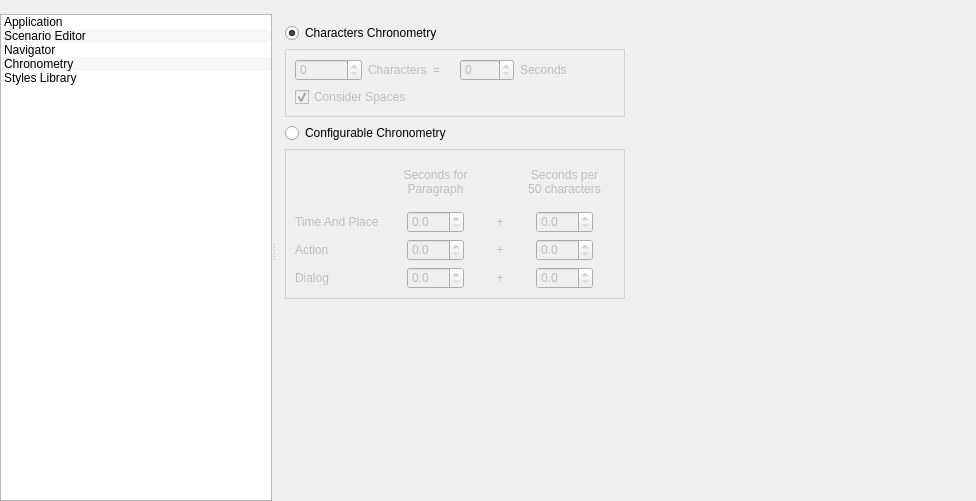
<?xml version="1.0" encoding="UTF-8"?>
<ui version="4.0">
 <class>SettingsView</class>
 <widget class="QWidget" name="SettingsView">
  <property name="geometry">
   <rect>
    <x>0</x>
    <y>0</y>
    <width>976</width>
    <height>501</height>
   </rect>
  </property>
  <property name="windowTitle">
   <string>Dialog</string>
  </property>
  <layout class="QGridLayout" name="gridLayout">
   <property name="leftMargin">
    <number>0</number>
   </property>
   <property name="topMargin">
    <number>0</number>
   </property>
   <property name="rightMargin">
    <number>0</number>
   </property>
   <property name="bottomMargin">
    <number>0</number>
   </property>
   <property name="spacing">
    <number>0</number>
   </property>
   <item row="0" column="0">
    <widget class="QSplitter" name="splitter">
     <property name="orientation">
      <enum>Qt::Horizontal</enum>
     </property>
     <widget class="QWidget" name="layoutWidget">
      <layout class="QVBoxLayout" name="verticalLayout_2">
       <property name="spacing">
        <number>0</number>
       </property>
       <item>
        <widget class="QLabel" name="topLeftEmptyLabel">
         <property name="text">
          <string/>
         </property>
        </widget>
       </item>
       <item>
        <widget class="QListWidget" name="categories">
         <property name="sizePolicy">
          <sizepolicy hsizetype="Preferred" vsizetype="Expanding">
           <horstretch>0</horstretch>
           <verstretch>0</verstretch>
          </sizepolicy>
         </property>
         <property name="editTriggers">
          <set>QAbstractItemView::NoEditTriggers</set>
         </property>
         <property name="alternatingRowColors">
          <bool>true</bool>
         </property>
         <property name="selectionBehavior">
          <enum>QAbstractItemView::SelectRows</enum>
         </property>
         <property name="iconSize">
          <size>
           <width>32</width>
           <height>32</height>
          </size>
         </property>
         <item>
          <property name="text">
           <string>Application</string>
          </property>
          <property name="icon">
           <iconset resource="../../Resources/Resources.qrc">
            <normaloff>:/Graphics/Icons/settings_application.png</normaloff>:/Graphics/Icons/settings_application.png</iconset>
          </property>
         </item>
         <item>
          <property name="text">
           <string>Scenario Editor</string>
          </property>
          <property name="icon">
           <iconset resource="../../Resources/Resources.qrc">
            <normaloff>:/Graphics/Icons/settings_text_editor.png</normaloff>:/Graphics/Icons/settings_text_editor.png</iconset>
          </property>
         </item>
         <item>
          <property name="text">
           <string>Navigator</string>
          </property>
          <property name="icon">
           <iconset resource="../../Resources/Resources.qrc">
            <normaloff>:/Graphics/Icons/settings_navigator.png</normaloff>:/Graphics/Icons/settings_navigator.png</iconset>
          </property>
         </item>
         <item>
          <property name="text">
           <string>Chronometry</string>
          </property>
          <property name="icon">
           <iconset resource="../../Resources/Resources.qrc">
            <normaloff>:/Graphics/Icons/settings_chronometry.png</normaloff>:/Graphics/Icons/settings_chronometry.png</iconset>
          </property>
         </item>
         <item>
          <property name="text">
           <string>Styles Library</string>
          </property>
          <property name="icon">
           <iconset resource="../../Resources/Resources.qrc">
            <normaloff>:/Graphics/Icons/style.png</normaloff>:/Graphics/Icons/style.png</iconset>
          </property>
         </item>
        </widget>
       </item>
      </layout>
     </widget>
     <widget class="QWidget" name="layoutWidget">
      <layout class="QVBoxLayout" name="verticalLayout">
       <property name="spacing">
        <number>0</number>
       </property>
       <item>
        <widget class="QStackedWidget" name="categoriesWidgets">
         <property name="styleSheet">
          <string notr="true">#chronometryPage QGroupBox {
    border: 1px solid lightgray;
    margin-top: 0ex; /* leave space at the top for the title */
}</string>
         </property>
         <property name="currentIndex">
          <number>3</number>
         </property>
         <widget class="QWidget" name="applicationPage">
          <layout class="QGridLayout" name="gridLayout_9">
           <property name="leftMargin">
            <number>0</number>
           </property>
           <property name="topMargin">
            <number>0</number>
           </property>
           <property name="rightMargin">
            <number>0</number>
           </property>
           <property name="bottomMargin">
            <number>0</number>
           </property>
           <property name="spacing">
            <number>0</number>
           </property>
           <item row="0" column="0">
            <widget class="QLabel" name="topRightEmptyLabel_1">
             <property name="text">
              <string/>
             </property>
            </widget>
           </item>
           <item row="1" column="0">
            <widget class="QWidget" name="applicationPageWidget" native="true">
             <layout class="QGridLayout" name="gridLayout_2">
              <item row="0" column="0">
               <widget class="QCheckBox" name="useDarkTheme">
                <property name="text">
                 <string>Use Dark Theme</string>
                </property>
               </widget>
              </item>
              <item row="1" column="0" colspan="2">
               <layout class="QHBoxLayout" name="horizontalLayout_4">
                <item>
                 <widget class="QCheckBox" name="autosave">
                  <property name="text">
                   <string>Automatically Save Every</string>
                  </property>
                  <property name="checked">
                   <bool>true</bool>
                  </property>
                 </widget>
                </item>
                <item>
                 <widget class="QSpinBox" name="autosaveInterval">
                  <property name="minimum">
                   <number>2</number>
                  </property>
                  <property name="maximum">
                   <number>30</number>
                  </property>
                  <property name="value">
                   <number>5</number>
                  </property>
                 </widget>
                </item>
                <item>
                 <widget class="QLabel" name="autosaveSiffix">
                  <property name="sizePolicy">
                   <sizepolicy hsizetype="Expanding" vsizetype="Preferred">
                    <horstretch>0</horstretch>
                    <verstretch>0</verstretch>
                   </sizepolicy>
                  </property>
                  <property name="text">
                   <string>Minutes</string>
                  </property>
                 </widget>
                </item>
               </layout>
              </item>
              <item row="2" column="1">
               <spacer name="verticalSpacer_4">
                <property name="orientation">
                 <enum>Qt::Vertical</enum>
                </property>
                <property name="sizeHint" stdset="0">
                 <size>
                  <width>13</width>
                  <height>13</height>
                 </size>
                </property>
               </spacer>
              </item>
             </layout>
            </widget>
           </item>
          </layout>
         </widget>
         <widget class="QWidget" name="scenarioEditPage">
          <layout class="QGridLayout" name="gridLayout_10">
           <property name="leftMargin">
            <number>0</number>
           </property>
           <property name="topMargin">
            <number>0</number>
           </property>
           <property name="rightMargin">
            <number>0</number>
           </property>
           <property name="bottomMargin">
            <number>0</number>
           </property>
           <property name="spacing">
            <number>0</number>
           </property>
           <item row="0" column="0">
            <widget class="QLabel" name="topRightEmptyLabel_2">
             <property name="text">
              <string/>
             </property>
            </widget>
           </item>
           <item row="1" column="0">
            <widget class="QWidget" name="scenarioEditPageWidget" native="true">
             <layout class="QGridLayout" name="gridLayout_7">
              <item row="0" column="0" colspan="2">
               <widget class="QCheckBox" name="pageView">
                <property name="text">
                 <string>Page View</string>
                </property>
               </widget>
              </item>
              <item row="1" column="0" colspan="2">
               <layout class="QHBoxLayout" name="horizontalLayout_3">
                <item>
                 <widget class="QCheckBox" name="spellChecking">
                  <property name="text">
                   <string>Spell Checking</string>
                  </property>
                 </widget>
                </item>
                <item>
                 <widget class="QComboBox" name="spellCheckingLanguage"/>
                </item>
                <item>
                 <spacer name="horizontalSpacer_13">
                  <property name="orientation">
                   <enum>Qt::Horizontal</enum>
                  </property>
                  <property name="sizeHint" stdset="0">
                   <size>
                    <width>40</width>
                    <height>20</height>
                   </size>
                  </property>
                 </spacer>
                </item>
               </layout>
              </item>
              <item row="2" column="0">
               <widget class="QGroupBox" name="groupBox">
                <property name="title">
                 <string>Colors</string>
                </property>
                <layout class="QGridLayout" name="gridLayout_6">
                 <item row="0" column="2" rowspan="2">
                  <spacer name="horizontalSpacer_11">
                   <property name="orientation">
                    <enum>Qt::Horizontal</enum>
                   </property>
                   <property name="sizeType">
                    <enum>QSizePolicy::Fixed</enum>
                   </property>
                   <property name="sizeHint" stdset="0">
                    <size>
                     <width>10</width>
                     <height>20</height>
                    </size>
                   </property>
                  </spacer>
                 </item>
                 <item row="0" column="6">
                  <widget class="QLabel" name="label_17">
                   <property name="text">
                    <string>Noneprintable text:</string>
                   </property>
                  </widget>
                 </item>
                 <item row="1" column="4">
                  <widget class="QToolButton" name="folderBackgroundColor">
                   <property name="minimumSize">
                    <size>
                     <width>32</width>
                     <height>20</height>
                    </size>
                   </property>
                   <property name="maximumSize">
                    <size>
                     <width>32</width>
                     <height>20</height>
                    </size>
                   </property>
                   <property name="palette">
                    <palette>
                     <active>
                      <colorrole role="Button">
                       <brush brushstyle="SolidPattern">
                        <color alpha="255">
                         <red>203</red>
                         <green>199</green>
                         <blue>196</blue>
                        </color>
                       </brush>
                      </colorrole>
                     </active>
                     <inactive>
                      <colorrole role="Button">
                       <brush brushstyle="SolidPattern">
                        <color alpha="255">
                         <red>203</red>
                         <green>199</green>
                         <blue>196</blue>
                        </color>
                       </brush>
                      </colorrole>
                     </inactive>
                     <disabled>
                      <colorrole role="Button">
                       <brush brushstyle="SolidPattern">
                        <color alpha="255">
                         <red>203</red>
                         <green>199</green>
                         <blue>196</blue>
                        </color>
                       </brush>
                      </colorrole>
                     </disabled>
                    </palette>
                   </property>
                   <property name="text">
                    <string/>
                   </property>
                  </widget>
                 </item>
                 <item row="0" column="0">
                  <widget class="QLabel" name="label_15">
                   <property name="text">
                    <string>Text:</string>
                   </property>
                  </widget>
                 </item>
                 <item row="1" column="1">
                  <widget class="QToolButton" name="backgroundColor">
                   <property name="minimumSize">
                    <size>
                     <width>32</width>
                     <height>20</height>
                    </size>
                   </property>
                   <property name="maximumSize">
                    <size>
                     <width>32</width>
                     <height>20</height>
                    </size>
                   </property>
                   <property name="palette">
                    <palette>
                     <active>
                      <colorrole role="Button">
                       <brush brushstyle="SolidPattern">
                        <color alpha="255">
                         <red>255</red>
                         <green>255</green>
                         <blue>255</blue>
                        </color>
                       </brush>
                      </colorrole>
                     </active>
                     <inactive>
                      <colorrole role="Button">
                       <brush brushstyle="SolidPattern">
                        <color alpha="255">
                         <red>255</red>
                         <green>255</green>
                         <blue>255</blue>
                        </color>
                       </brush>
                      </colorrole>
                     </inactive>
                     <disabled>
                      <colorrole role="Button">
                       <brush brushstyle="SolidPattern">
                        <color alpha="255">
                         <red>255</red>
                         <green>255</green>
                         <blue>255</blue>
                        </color>
                       </brush>
                      </colorrole>
                     </disabled>
                    </palette>
                   </property>
                   <property name="text">
                    <string/>
                   </property>
                  </widget>
                 </item>
                 <item row="0" column="3">
                  <widget class="QLabel" name="label_19">
                   <property name="text">
                    <string>Folder text:</string>
                   </property>
                  </widget>
                 </item>
                 <item row="0" column="1">
                  <widget class="QToolButton" name="textColor">
                   <property name="minimumSize">
                    <size>
                     <width>32</width>
                     <height>20</height>
                    </size>
                   </property>
                   <property name="maximumSize">
                    <size>
                     <width>32</width>
                     <height>20</height>
                    </size>
                   </property>
                   <property name="palette">
                    <palette>
                     <active>
                      <colorrole role="Button">
                       <brush brushstyle="SolidPattern">
                        <color alpha="255">
                         <red>0</red>
                         <green>0</green>
                         <blue>0</blue>
                        </color>
                       </brush>
                      </colorrole>
                     </active>
                     <inactive>
                      <colorrole role="Button">
                       <brush brushstyle="SolidPattern">
                        <color alpha="255">
                         <red>0</red>
                         <green>0</green>
                         <blue>0</blue>
                        </color>
                       </brush>
                      </colorrole>
                     </inactive>
                     <disabled>
                      <colorrole role="Button">
                       <brush brushstyle="SolidPattern">
                        <color alpha="255">
                         <red>0</red>
                         <green>0</green>
                         <blue>0</blue>
                        </color>
                       </brush>
                      </colorrole>
                     </disabled>
                    </palette>
                   </property>
                   <property name="text">
                    <string/>
                   </property>
                  </widget>
                 </item>
                 <item row="0" column="4">
                  <widget class="QToolButton" name="folderTextColor">
                   <property name="minimumSize">
                    <size>
                     <width>32</width>
                     <height>20</height>
                    </size>
                   </property>
                   <property name="maximumSize">
                    <size>
                     <width>32</width>
                     <height>20</height>
                    </size>
                   </property>
                   <property name="palette">
                    <palette>
                     <active>
                      <colorrole role="Button">
                       <brush brushstyle="SolidPattern">
                        <color alpha="255">
                         <red>255</red>
                         <green>255</green>
                         <blue>255</blue>
                        </color>
                       </brush>
                      </colorrole>
                     </active>
                     <inactive>
                      <colorrole role="Button">
                       <brush brushstyle="SolidPattern">
                        <color alpha="255">
                         <red>255</red>
                         <green>255</green>
                         <blue>255</blue>
                        </color>
                       </brush>
                      </colorrole>
                     </inactive>
                     <disabled>
                      <colorrole role="Button">
                       <brush brushstyle="SolidPattern">
                        <color alpha="255">
                         <red>255</red>
                         <green>255</green>
                         <blue>255</blue>
                        </color>
                       </brush>
                      </colorrole>
                     </disabled>
                    </palette>
                   </property>
                   <property name="text">
                    <string/>
                   </property>
                  </widget>
                 </item>
                 <item row="1" column="3">
                  <widget class="QLabel" name="label_18">
                   <property name="text">
                    <string>Folder background:</string>
                   </property>
                  </widget>
                 </item>
                 <item row="1" column="0">
                  <widget class="QLabel" name="label_16">
                   <property name="text">
                    <string>Background:</string>
                   </property>
                  </widget>
                 </item>
                 <item row="0" column="7">
                  <widget class="QToolButton" name="nonprintableTextColor">
                   <property name="minimumSize">
                    <size>
                     <width>32</width>
                     <height>20</height>
                    </size>
                   </property>
                   <property name="maximumSize">
                    <size>
                     <width>32</width>
                     <height>20</height>
                    </size>
                   </property>
                   <property name="palette">
                    <palette>
                     <active>
                      <colorrole role="Button">
                       <brush brushstyle="SolidPattern">
                        <color alpha="255">
                         <red>203</red>
                         <green>199</green>
                         <blue>196</blue>
                        </color>
                       </brush>
                      </colorrole>
                     </active>
                     <inactive>
                      <colorrole role="Button">
                       <brush brushstyle="SolidPattern">
                        <color alpha="255">
                         <red>203</red>
                         <green>199</green>
                         <blue>196</blue>
                        </color>
                       </brush>
                      </colorrole>
                     </inactive>
                     <disabled>
                      <colorrole role="Button">
                       <brush brushstyle="SolidPattern">
                        <color alpha="255">
                         <red>203</red>
                         <green>199</green>
                         <blue>196</blue>
                        </color>
                       </brush>
                      </colorrole>
                     </disabled>
                    </palette>
                   </property>
                   <property name="text">
                    <string/>
                   </property>
                  </widget>
                 </item>
                 <item row="0" column="5" rowspan="2">
                  <spacer name="horizontalSpacer_12">
                   <property name="orientation">
                    <enum>Qt::Horizontal</enum>
                   </property>
                   <property name="sizeType">
                    <enum>QSizePolicy::Fixed</enum>
                   </property>
                   <property name="sizeHint" stdset="0">
                    <size>
                     <width>10</width>
                     <height>20</height>
                    </size>
                   </property>
                  </spacer>
                 </item>
                </layout>
               </widget>
              </item>
              <item row="2" column="1">
               <spacer name="horizontalSpacer_9">
                <property name="orientation">
                 <enum>Qt::Horizontal</enum>
                </property>
                <property name="sizeHint" stdset="0">
                 <size>
                  <width>104</width>
                  <height>20</height>
                 </size>
                </property>
               </spacer>
              </item>
              <item row="3" column="0" colspan="2">
               <layout class="QHBoxLayout" name="horizontalLayout_5">
                <item>
                 <widget class="QLabel" name="label_20">
                  <property name="text">
                   <string>Editor Text Style:</string>
                  </property>
                 </widget>
                </item>
                <item>
                 <widget class="QComboBox" name="currentScenarioStyle"/>
                </item>
                <item>
                 <spacer name="horizontalSpacer_14">
                  <property name="orientation">
                   <enum>Qt::Horizontal</enum>
                  </property>
                  <property name="sizeHint" stdset="0">
                   <size>
                    <width>40</width>
                    <height>20</height>
                   </size>
                  </property>
                 </spacer>
                </item>
               </layout>
              </item>
              <item row="4" column="0">
               <spacer name="verticalSpacer">
                <property name="orientation">
                 <enum>Qt::Vertical</enum>
                </property>
                <property name="sizeHint" stdset="0">
                 <size>
                  <width>13</width>
                  <height>13</height>
                 </size>
                </property>
               </spacer>
              </item>
             </layout>
            </widget>
           </item>
          </layout>
         </widget>
         <widget class="QWidget" name="navigatorPage">
          <layout class="QGridLayout" name="gridLayout_11">
           <property name="leftMargin">
            <number>0</number>
           </property>
           <property name="topMargin">
            <number>0</number>
           </property>
           <property name="rightMargin">
            <number>0</number>
           </property>
           <property name="bottomMargin">
            <number>0</number>
           </property>
           <property name="spacing">
            <number>0</number>
           </property>
           <item row="0" column="0">
            <widget class="QLabel" name="topRightEmptyLabel_3">
             <property name="text">
              <string/>
             </property>
            </widget>
           </item>
           <item row="1" column="0">
            <widget class="QWidget" name="navigatorPageWidget" native="true">
             <layout class="QGridLayout" name="gridLayout_5">
              <item row="0" column="0">
               <widget class="QCheckBox" name="showScenesNumbers">
                <property name="text">
                 <string>Show Scenes Numbers</string>
                </property>
               </widget>
              </item>
              <item row="1" column="0">
               <spacer name="verticalSpacer_3">
                <property name="orientation">
                 <enum>Qt::Vertical</enum>
                </property>
                <property name="sizeHint" stdset="0">
                 <size>
                  <width>20</width>
                  <height>20</height>
                 </size>
                </property>
               </spacer>
              </item>
             </layout>
            </widget>
           </item>
          </layout>
         </widget>
         <widget class="QWidget" name="chronometryPage">
          <layout class="QGridLayout" name="gridLayout_12">
           <property name="leftMargin">
            <number>0</number>
           </property>
           <property name="topMargin">
            <number>0</number>
           </property>
           <property name="rightMargin">
            <number>0</number>
           </property>
           <property name="bottomMargin">
            <number>0</number>
           </property>
           <property name="spacing">
            <number>0</number>
           </property>
           <item row="0" column="0">
            <widget class="QLabel" name="topRightEmptyLabel_4">
             <property name="text">
              <string/>
             </property>
            </widget>
           </item>
           <item row="1" column="0">
            <widget class="QWidget" name="chronometryPageWidget" native="true">
             <layout class="QGridLayout" name="gridLayout_4">
              <item row="0" column="0">
               <widget class="QRadioButton" name="charactersChronometry">
                <property name="text">
                 <string>Characters Chronometry</string>
                </property>
                <property name="checked">
                 <bool>true</bool>
                </property>
               </widget>
              </item>
              <item row="1" column="2">
               <spacer name="horizontalSpacer_5">
                <property name="orientation">
                 <enum>Qt::Horizontal</enum>
                </property>
                <property name="sizeHint" stdset="0">
                 <size>
                  <width>301</width>
                  <height>17</height>
                 </size>
                </property>
               </spacer>
              </item>
              <item row="1" column="0" colspan="2">
               <widget class="QGroupBox" name="charactersChronometryGroup">
                <property name="enabled">
                 <bool>false</bool>
                </property>
                <property name="title">
                 <string/>
                </property>
                <layout class="QGridLayout" name="gridLayout_14">
                 <item row="0" column="0">
                  <widget class="QSpinBox" name="charactersChronometryCharacters">
                   <property name="maximum">
                    <number>100000</number>
                   </property>
                  </widget>
                 </item>
                 <item row="0" column="2">
                  <widget class="QLabel" name="label_6">
                   <property name="text">
                    <string>=</string>
                   </property>
                  </widget>
                 </item>
                 <item row="0" column="3">
                  <widget class="QSpinBox" name="charactersChronometrySeconds">
                   <property name="maximum">
                    <number>1000</number>
                   </property>
                  </widget>
                 </item>
                 <item row="0" column="4">
                  <widget class="QLabel" name="label_7">
                   <property name="text">
                    <string>Seconds</string>
                   </property>
                  </widget>
                 </item>
                 <item row="0" column="1">
                  <widget class="QLabel" name="label_5">
                   <property name="text">
                    <string>Characters</string>
                   </property>
                  </widget>
                 </item>
                 <item row="1" column="0" colspan="7">
                  <widget class="QCheckBox" name="charactersChronometryConsiderSpaces">
                   <property name="text">
                    <string>Consider Spaces</string>
                   </property>
                   <property name="checked">
                    <bool>true</bool>
                   </property>
                  </widget>
                 </item>
                 <item row="0" column="5" colspan="2">
                  <spacer name="horizontalSpacer_7">
                   <property name="orientation">
                    <enum>Qt::Horizontal</enum>
                   </property>
                   <property name="sizeType">
                    <enum>QSizePolicy::MinimumExpanding</enum>
                   </property>
                   <property name="sizeHint" stdset="0">
                    <size>
                     <width>0</width>
                     <height>20</height>
                    </size>
                   </property>
                  </spacer>
                 </item>
                </layout>
               </widget>
              </item>
              <item row="2" column="0">
               <widget class="QRadioButton" name="configurableChronometry">
                <property name="text">
                 <string>Configurable Chronometry</string>
                </property>
               </widget>
              </item>
              <item row="4" column="1">
               <spacer name="verticalSpacer_2">
                <property name="orientation">
                 <enum>Qt::Vertical</enum>
                </property>
                <property name="sizeHint" stdset="0">
                 <size>
                  <width>17</width>
                  <height>37</height>
                 </size>
                </property>
               </spacer>
              </item>
              <item row="3" column="0" colspan="2">
               <widget class="QGroupBox" name="configurableChronometryGroup">
                <property name="enabled">
                 <bool>false</bool>
                </property>
                <property name="sizePolicy">
                 <sizepolicy hsizetype="Preferred" vsizetype="Preferred">
                  <horstretch>0</horstretch>
                  <verstretch>0</verstretch>
                 </sizepolicy>
                </property>
                <property name="minimumSize">
                 <size>
                  <width>340</width>
                  <height>150</height>
                 </size>
                </property>
                <property name="maximumSize">
                 <size>
                  <width>340</width>
                  <height>150</height>
                 </size>
                </property>
                <property name="title">
                 <string/>
                </property>
                <layout class="QGridLayout" name="gridLayout_3">
                 <item row="1" column="7">
                  <spacer name="horizontalSpacer_3">
                   <property name="orientation">
                    <enum>Qt::Horizontal</enum>
                   </property>
                   <property name="sizeType">
                    <enum>QSizePolicy::Preferred</enum>
                   </property>
                   <property name="sizeHint" stdset="0">
                    <size>
                     <width>0</width>
                     <height>20</height>
                    </size>
                   </property>
                  </spacer>
                 </item>
                 <item row="3" column="3" colspan="2">
                  <widget class="QDoubleSpinBox" name="configurableChronometrySecondsForParagraphDialog">
                   <property name="decimals">
                    <number>1</number>
                   </property>
                  </widget>
                 </item>
                 <item row="1" column="0">
                  <widget class="QLabel" name="label">
                   <property name="text">
                    <string>Time And Place</string>
                   </property>
                  </widget>
                 </item>
                 <item row="3" column="8">
                  <widget class="QDoubleSpinBox" name="configurableChronometrySecondsPer50CharactersDialog">
                   <property name="decimals">
                    <number>1</number>
                   </property>
                  </widget>
                 </item>
                 <item row="1" column="8">
                  <widget class="QDoubleSpinBox" name="configurableChronometrySecondsPer50CharactersTimeAndPlace">
                   <property name="decimals">
                    <number>1</number>
                   </property>
                  </widget>
                 </item>
                 <item row="0" column="2" colspan="4">
                  <widget class="QLabel" name="label_13">
                   <property name="text">
                    <string>Seconds for
Paragraph</string>
                   </property>
                   <property name="alignment">
                    <set>Qt::AlignCenter</set>
                   </property>
                  </widget>
                 </item>
                 <item row="2" column="3" colspan="2">
                  <widget class="QDoubleSpinBox" name="configurableChronometrySecondsForParagraphAction">
                   <property name="decimals">
                    <number>1</number>
                   </property>
                  </widget>
                 </item>
                 <item row="2" column="6">
                  <widget class="QLabel" name="label_11">
                   <property name="text">
                    <string>+</string>
                   </property>
                   <property name="alignment">
                    <set>Qt::AlignCenter</set>
                   </property>
                  </widget>
                 </item>
                 <item row="1" column="5">
                  <spacer name="horizontalSpacer_2">
                   <property name="orientation">
                    <enum>Qt::Horizontal</enum>
                   </property>
                   <property name="sizeType">
                    <enum>QSizePolicy::Preferred</enum>
                   </property>
                   <property name="sizeHint" stdset="0">
                    <size>
                     <width>0</width>
                     <height>20</height>
                    </size>
                   </property>
                  </spacer>
                 </item>
                 <item row="1" column="6">
                  <widget class="QLabel" name="label_10">
                   <property name="text">
                    <string>+</string>
                   </property>
                   <property name="alignment">
                    <set>Qt::AlignCenter</set>
                   </property>
                  </widget>
                 </item>
                 <item row="3" column="6">
                  <widget class="QLabel" name="label_12">
                   <property name="text">
                    <string>+</string>
                   </property>
                   <property name="alignment">
                    <set>Qt::AlignCenter</set>
                   </property>
                  </widget>
                 </item>
                 <item row="1" column="2">
                  <spacer name="horizontalSpacer">
                   <property name="orientation">
                    <enum>Qt::Horizontal</enum>
                   </property>
                   <property name="sizeType">
                    <enum>QSizePolicy::Preferred</enum>
                   </property>
                   <property name="sizeHint" stdset="0">
                    <size>
                     <width>0</width>
                     <height>20</height>
                    </size>
                   </property>
                  </spacer>
                 </item>
                 <item row="3" column="0">
                  <widget class="QLabel" name="label_9">
                   <property name="text">
                    <string>Dialog</string>
                   </property>
                  </widget>
                 </item>
                 <item row="2" column="8">
                  <widget class="QDoubleSpinBox" name="configurableChronometrySecondsPer50CharactersAction">
                   <property name="decimals">
                    <number>1</number>
                   </property>
                  </widget>
                 </item>
                 <item row="0" column="7" colspan="3">
                  <widget class="QLabel" name="label_14">
                   <property name="text">
                    <string>Seconds per
50 characters</string>
                   </property>
                   <property name="alignment">
                    <set>Qt::AlignCenter</set>
                   </property>
                  </widget>
                 </item>
                 <item row="2" column="0">
                  <widget class="QLabel" name="label_8">
                   <property name="text">
                    <string>Action</string>
                   </property>
                  </widget>
                 </item>
                 <item row="1" column="9">
                  <spacer name="horizontalSpacer_4">
                   <property name="orientation">
                    <enum>Qt::Horizontal</enum>
                   </property>
                   <property name="sizeType">
                    <enum>QSizePolicy::Preferred</enum>
                   </property>
                   <property name="sizeHint" stdset="0">
                    <size>
                     <width>0</width>
                     <height>20</height>
                    </size>
                   </property>
                  </spacer>
                 </item>
                 <item row="1" column="3" colspan="2">
                  <widget class="QDoubleSpinBox" name="configurableChronometrySecondsForParagraphTimeAndPlace">
                   <property name="decimals">
                    <number>1</number>
                   </property>
                  </widget>
                 </item>
                 <item row="1" column="1">
                  <spacer name="horizontalSpacer_8">
                   <property name="orientation">
                    <enum>Qt::Horizontal</enum>
                   </property>
                   <property name="sizeType">
                    <enum>QSizePolicy::Preferred</enum>
                   </property>
                   <property name="sizeHint" stdset="0">
                    <size>
                     <width>0</width>
                     <height>20</height>
                    </size>
                   </property>
                  </spacer>
                 </item>
                </layout>
               </widget>
              </item>
             </layout>
            </widget>
           </item>
          </layout>
         </widget>
         <widget class="QWidget" name="stylesLibraryPage">
          <layout class="QGridLayout" name="gridLayout_13">
           <property name="leftMargin">
            <number>0</number>
           </property>
           <property name="topMargin">
            <number>0</number>
           </property>
           <property name="rightMargin">
            <number>0</number>
           </property>
           <property name="bottomMargin">
            <number>0</number>
           </property>
           <property name="spacing">
            <number>0</number>
           </property>
           <item row="0" column="0">
            <widget class="QToolButton" name="newStyle">
             <property name="toolTip">
              <string>Add Style</string>
             </property>
             <property name="text">
              <string>New</string>
             </property>
             <property name="icon">
              <iconset resource="../../Resources/Resources.qrc">
               <normaloff>:/Graphics/Icons/Editing/add.png</normaloff>:/Graphics/Icons/Editing/add.png</iconset>
             </property>
            </widget>
           </item>
           <item row="0" column="1">
            <widget class="QToolButton" name="editStyle">
             <property name="toolTip">
              <string>Edit Selected Style</string>
             </property>
             <property name="text">
              <string>Edit</string>
             </property>
             <property name="icon">
              <iconset resource="../../Resources/Resources.qrc">
               <normaloff>:/Graphics/Icons/Editing/edit.png</normaloff>:/Graphics/Icons/Editing/edit.png</iconset>
             </property>
            </widget>
           </item>
           <item row="0" column="2">
            <widget class="QToolButton" name="removeStyle">
             <property name="toolTip">
              <string>Delete Selected Style</string>
             </property>
             <property name="text">
              <string>Remove</string>
             </property>
             <property name="icon">
              <iconset resource="../../Resources/Resources.qrc">
               <normaloff>:/Graphics/Icons/Editing/delete.png</normaloff>:/Graphics/Icons/Editing/delete.png</iconset>
             </property>
            </widget>
           </item>
           <item row="0" column="3">
            <widget class="QToolButton" name="loadStyle">
             <property name="toolTip">
              <string>Load Style From File</string>
             </property>
             <property name="text">
              <string>Load</string>
             </property>
             <property name="icon">
              <iconset resource="../../Resources/Resources.qrc">
               <normaloff>:/Graphics/Icons/Editing/download.png</normaloff>:/Graphics/Icons/Editing/download.png</iconset>
             </property>
            </widget>
           </item>
           <item row="0" column="4">
            <widget class="QToolButton" name="saveStyle">
             <property name="toolTip">
              <string>Save Style To File</string>
             </property>
             <property name="text">
              <string>Save As...</string>
             </property>
             <property name="icon">
              <iconset resource="../../Resources/Resources.qrc">
               <normaloff>:/Graphics/Icons/Editing/save.png</normaloff>:/Graphics/Icons/Editing/save.png</iconset>
             </property>
            </widget>
           </item>
           <item row="0" column="5">
            <widget class="QLabel" name="topRightEmptyLabel_5">
             <property name="text">
              <string/>
             </property>
            </widget>
           </item>
           <item row="1" column="0" colspan="6">
            <widget class="QWidget" name="stylesLibraryPageWidget" native="true">
             <layout class="QGridLayout" name="gridLayout_8">
              <item row="0" column="0">
               <widget class="QTableView" name="styles">
                <property name="editTriggers">
                 <set>QAbstractItemView::NoEditTriggers</set>
                </property>
                <property name="alternatingRowColors">
                 <bool>true</bool>
                </property>
                <property name="selectionMode">
                 <enum>QAbstractItemView::SingleSelection</enum>
                </property>
                <property name="selectionBehavior">
                 <enum>QAbstractItemView::SelectRows</enum>
                </property>
                <property name="verticalScrollMode">
                 <enum>QAbstractItemView::ScrollPerPixel</enum>
                </property>
                <property name="sortingEnabled">
                 <bool>true</bool>
                </property>
                <attribute name="horizontalHeaderVisible">
                 <bool>false</bool>
                </attribute>
                <attribute name="horizontalHeaderStretchLastSection">
                 <bool>true</bool>
                </attribute>
                <attribute name="verticalHeaderVisible">
                 <bool>false</bool>
                </attribute>
               </widget>
              </item>
             </layout>
            </widget>
           </item>
          </layout>
         </widget>
        </widget>
       </item>
      </layout>
     </widget>
    </widget>
   </item>
  </layout>
 </widget>
 <tabstops>
  <tabstop>categories</tabstop>
  <tabstop>useDarkTheme</tabstop>
  <tabstop>autosave</tabstop>
  <tabstop>autosaveInterval</tabstop>
  <tabstop>pageView</tabstop>
  <tabstop>spellChecking</tabstop>
  <tabstop>spellCheckingLanguage</tabstop>
  <tabstop>textColor</tabstop>
  <tabstop>folderTextColor</tabstop>
  <tabstop>nonprintableTextColor</tabstop>
  <tabstop>backgroundColor</tabstop>
  <tabstop>folderBackgroundColor</tabstop>
  <tabstop>currentScenarioStyle</tabstop>
  <tabstop>showScenesNumbers</tabstop>
  <tabstop>charactersChronometry</tabstop>
  <tabstop>charactersChronometryCharacters</tabstop>
  <tabstop>charactersChronometrySeconds</tabstop>
  <tabstop>charactersChronometryConsiderSpaces</tabstop>
  <tabstop>configurableChronometry</tabstop>
  <tabstop>configurableChronometrySecondsForParagraphTimeAndPlace</tabstop>
  <tabstop>configurableChronometrySecondsPer50CharactersTimeAndPlace</tabstop>
  <tabstop>configurableChronometrySecondsForParagraphAction</tabstop>
  <tabstop>configurableChronometrySecondsPer50CharactersAction</tabstop>
  <tabstop>configurableChronometrySecondsForParagraphDialog</tabstop>
  <tabstop>configurableChronometrySecondsPer50CharactersDialog</tabstop>
  <tabstop>loadStyle</tabstop>
  <tabstop>newStyle</tabstop>
  <tabstop>editStyle</tabstop>
  <tabstop>removeStyle</tabstop>
  <tabstop>saveStyle</tabstop>
  <tabstop>styles</tabstop>
 </tabstops>
 <resources>
  <include location="../../Resources/Resources.qrc"/>
 </resources>
 <connections/>
</ui>
